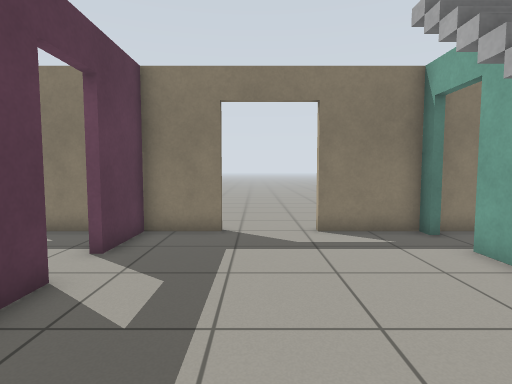
view 1 (above)

20 first-person views from a walk through a robot-simulator world made for Gazebo. The camera is 0.94 m above the floor, tilts 4° down and sees 80° across. The floor is counted in squares, 0.5 m on a side. Each view is taken from the middle of a square. On the plan, view 1 faces up. The plan holds only what a view shows up to about 16 squares ahead; the rest is blank. The place goes on beyond the plan. Simple patterns stand in for the simulator's built-in surfaces.

view 2
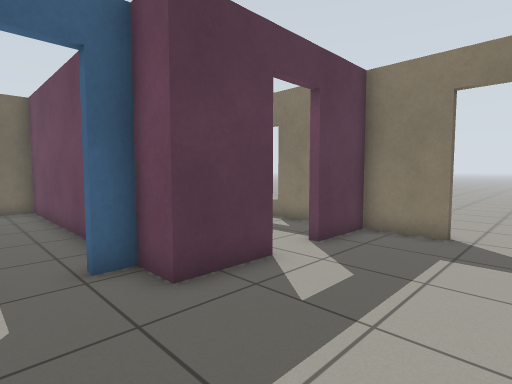

view 3
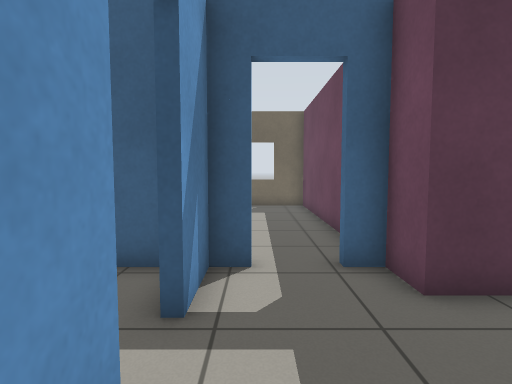

view 4
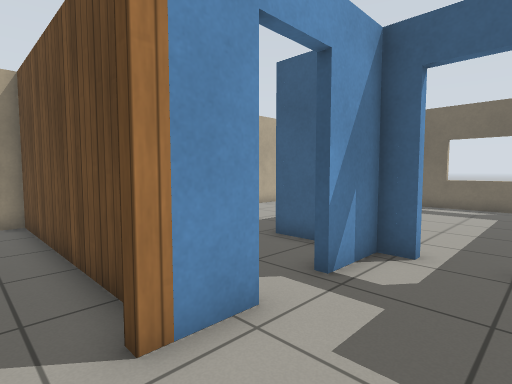

view 5
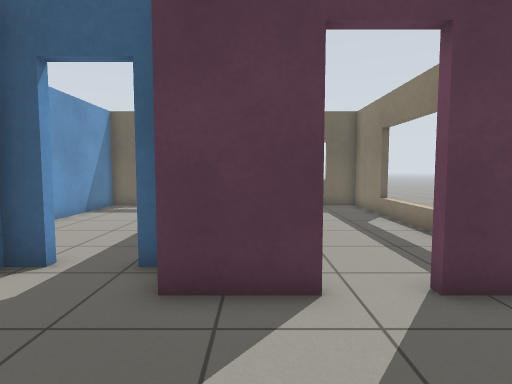

view 6
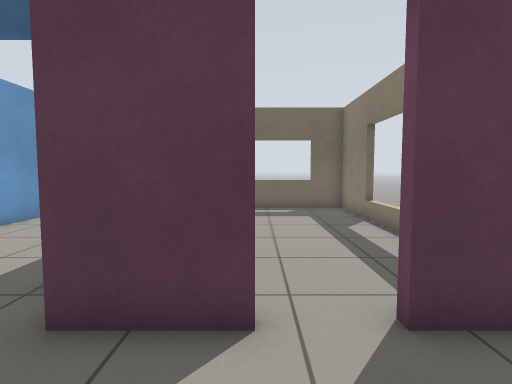

view 7
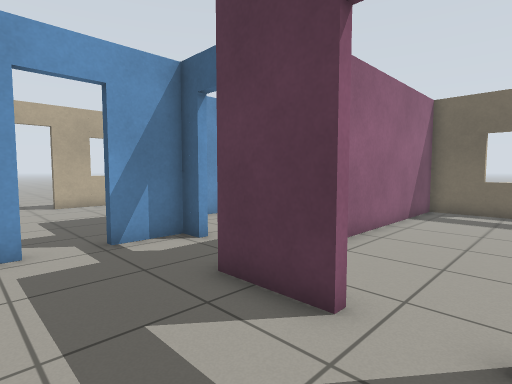

view 8
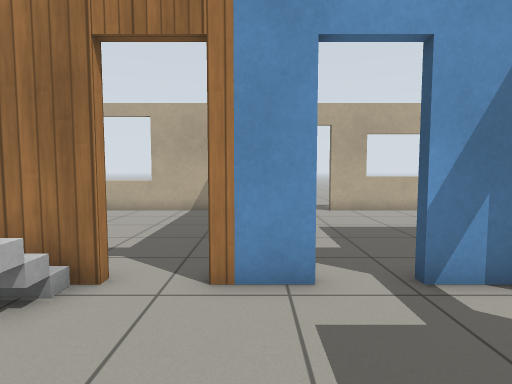

view 9
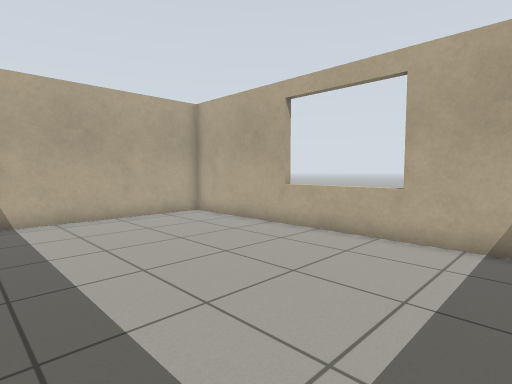

view 10
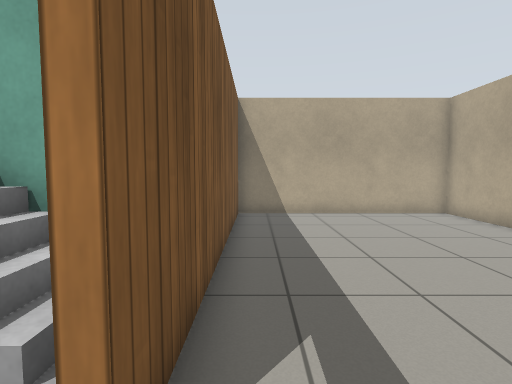

view 11
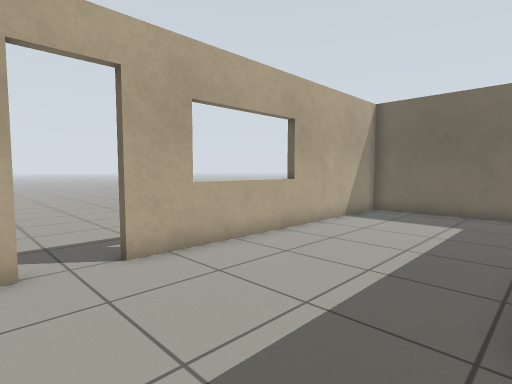

view 12
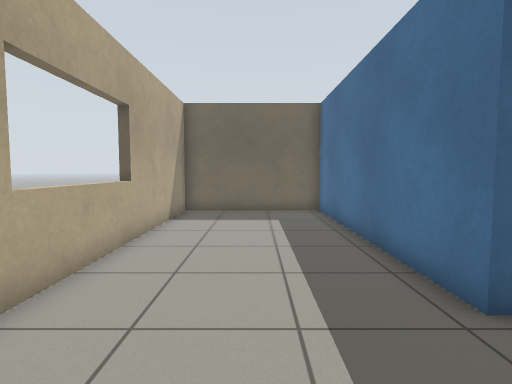

view 13
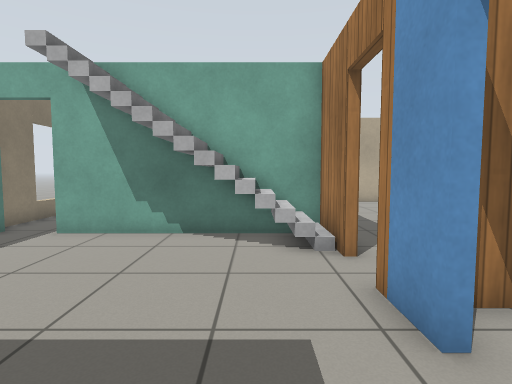

view 14
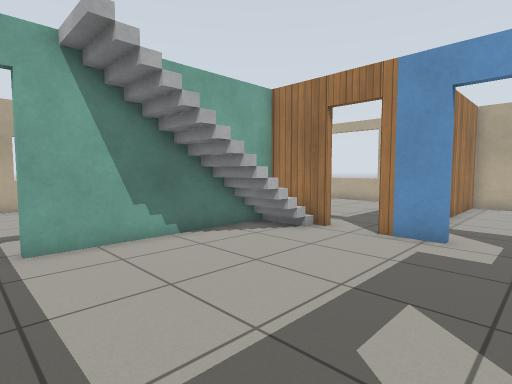

view 15
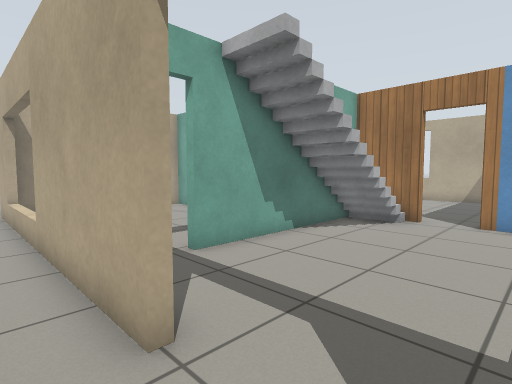

view 16
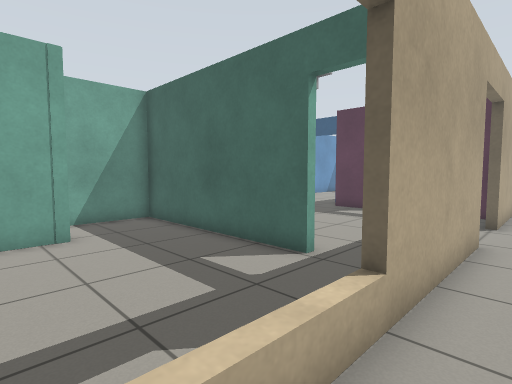

view 17
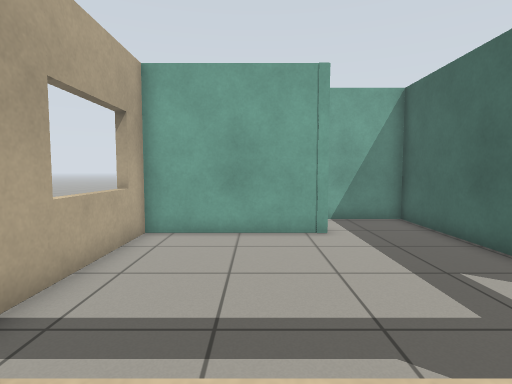

view 18
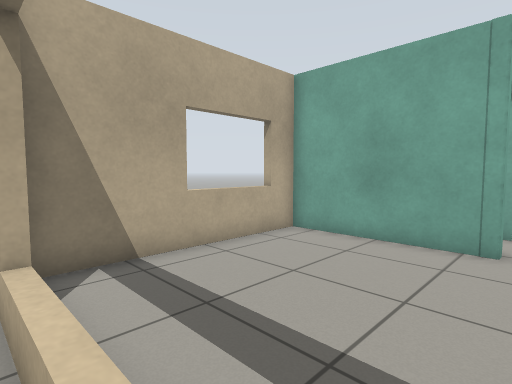

view 19
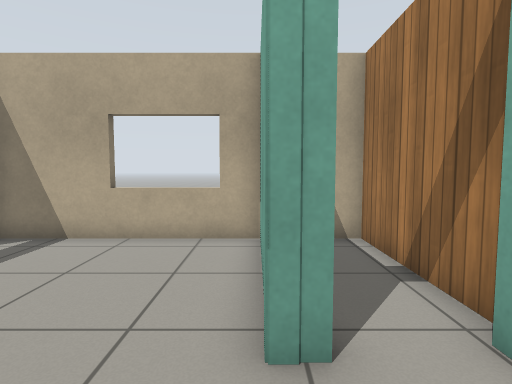

view 20
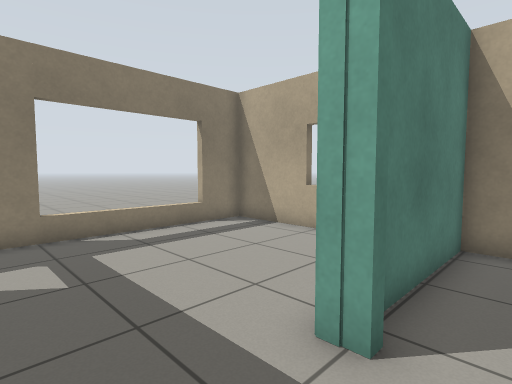

### Floor plan
Points are (right, up) in squares from view 1. A wall is a line through its corners. A room is listed if a view was taken in it or the views show most of it. See-through windows are left out.
Room 1 (views 1, 2, 3, 4, 5, 6, 7, 8, 13, 14)
walls: (-3.5, 5) (-3.5, 2.5) (-4.8, 2.5) (-4.8, 1.6); (-1, -0.9) (0.9, -0.9); (2.5, -0.9) (5.1, -0.9) (5.1, 7); (-1.1, 9.4) (-3.5, 9.4) (-3.5, 6.8); (-4.8, -0.1) (-4.8, -0.9) (-2.8, -0.9); (5.1, 9.4) (1.9, 9.4)
ways out: open door at (1.5, -1) to room 2; open door at (-1.5, -1) to room 3; open door at (0.5, 9.5) to room 4; open door at (5, 7.5) to room 5; open door at (-5, 0.5) to room 6; open door at (-4, 5.5) to room 7
objects: stairs (3, 5)
Room 2 (views 9, 10)
walls: (8.9, -10.8) (8.9, -10.3); (0.3, -2.3) (0.3, -10.3) (14.3, -10.3) (14.3, -1.2) (2.5, -1.2)
ways out: open door at (1.5, -1) to room 1
Room 3 (views 11, 12)
walls: (-9.2, -10.2) (-9.2, -10.8); (-4.8, -1.9) (-4.8, -4) (-15.4, -4) (-15.4, -10.3) (-3.5, -10.3); (-1.8, -10.3) (0, -10.3) (0, -5.9); (0, -2.5) (0, -1.9)
ways out: open door at (-1.5, -1) to room 1; open door at (-2.5, -10.5)
Room 4 (views 15, 16, 17, 18)
walls: (7.6, 9.8) (7.6, 9.2); (12.6, 9.2) (12.6, 9.8); (1.9, 9.7) (14.6, 9.7)
ways out: open door at (0.5, 9.5) to room 1; opening at (-1, 11)
Room 5 (views 19, 20)
walls: (8.9, 1.3) (8.9, 1.9) (14.3, 1.9) (14.3, 9.4) (5.6, 9.4); (14.2, 2.8) (14.8, 2.8); (14.8, 6) (14.3, 6); (5.4, 7) (5.4, -0.9) (8.2, -0.9)
ways out: open door at (5, 7.5) to room 1; open door at (9, 0.5) to room 8
Room 6 (no view inside)
walls: (-8, 2.5) (-15.4, 2.5) (-15.4, -3.1); (-8.4, -3.7) (-7.8, -3.7); (-15.1, -3.7) (-10.2, -3.7)
ways out: open door at (-5, 0.5) to room 1
Room 7 (no view inside)
walls: (-5.1, 9.4) (-15.4, 9.4) (-15.4, 2.8) (-7.8, 2.8)
ways out: open door at (-4, 5.5) to room 1
Room 8 (no view inside)
walls: (9.6, -0.9) (14.3, -0.9) (14.3, 1.6) (9.9, 1.6)
ways out: open door at (9, 0.5) to room 5

Positions as (right, up) in squares from view 1, and headings:
1: (0, 0), facing up
2: (1, 0), facing up-left
3: (1, 0), facing left
4: (2, 2), facing down-left
5: (1, 4), facing left
6: (0, 5), facing left
7: (0, 7), facing down-left
8: (0, 4), facing down
9: (2, -2), facing down-right
10: (1, -2), facing right
11: (-1, -4), facing down-left
12: (-1, -7), facing left
13: (-4, 1), facing right
14: (-3, 8), facing down-right
15: (-1, 11), facing down-right
16: (11, 11), facing down-left
17: (11, 11), facing down
18: (8, 10), facing down-right
19: (6, 2), facing right
20: (6, 0), facing up-right
